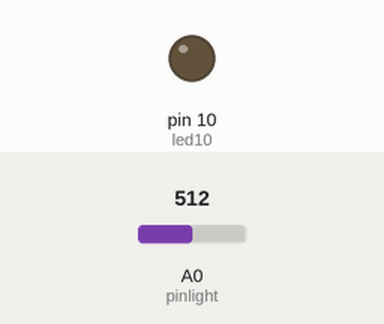
This sketch was run on a simulated Arduino Uno, built with avr-gcc and run on an emulated ATmega328P. Parts: output pins drawn as LEDs (lit = HIGH). The test bench sets the inputs (shaded band); at power-on: A0 (pinlight) = 512.

Above: at 1.2 s.
1.3 s: A0 (pinlight) set to 409
2.8 s: A0 (pinlight) set to 393
At 3.7 s:
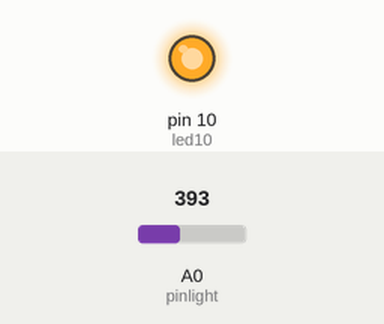
4.3 s: A0 (pinlight) set to 410
At 4.9 s:
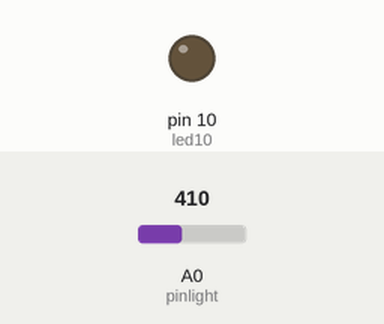
5.8 s: A0 (pinlight) set to 390
At 7.2 s:
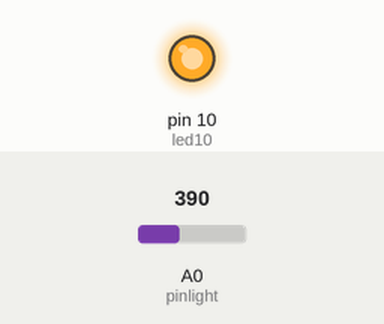
Timing chart, 0 to 8.3 s (numbered marks = the images above; inputs shaded):
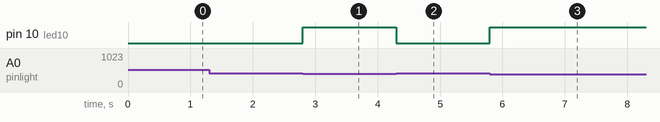

Measured:
- the behaviour switches between 401 and 400 on A0 (pinlight) (found by bisection; images 0 and 1)
- after the input at 1.3 s, every drawn part: stays the same
- after the input at 2.8 s, pin 10 (led10): LOW → HIGH at once
- after the input at 4.3 s, pin 10 (led10): HIGH → LOW at once
- after the input at 5.8 s, pin 10 (led10): LOW → HIGH at once

The sketch:

Envcendido_y_apagado_de_led_con_fotorresistencia.ino
```cpp
int pinlight = A0, luz; // Pin del LDR.
int led10 = 10; // Pin del Led.

void setup()
{
  pinMode ( led10, OUTPUT);// Configuración del led.
}

void loop()
  {
  luz = analogRead( pinlight); // Lectura de la intensidad de luz del sensor de luz.
  if (luz > 400) // Si el valor es superior a 400
  {
    digitalWrite ( led10, LOW); // Led se apaga.
  }
  else // SI ES MAS PEQUEÑO DE 400
  {
    digitalWrite ( led10, HIGH); // Led se enciende.
  }
}
```
